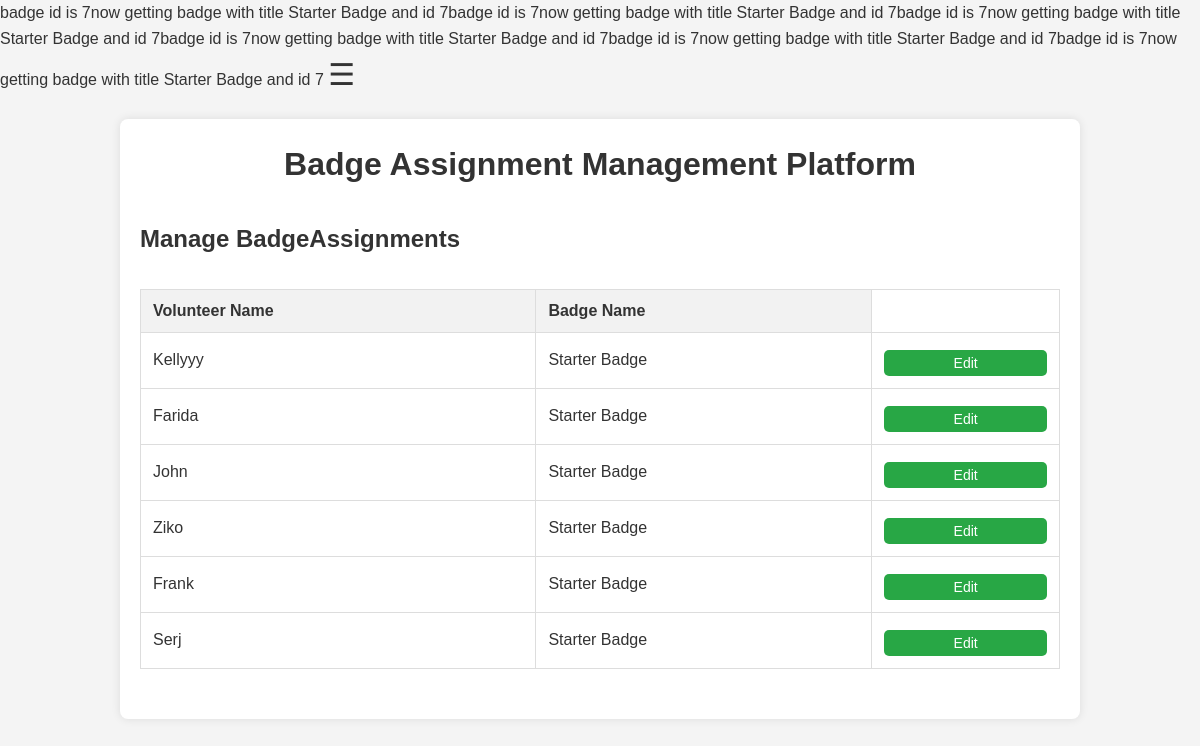
Before: /Views/BadgeAssignmentPanel.php with the older database file.
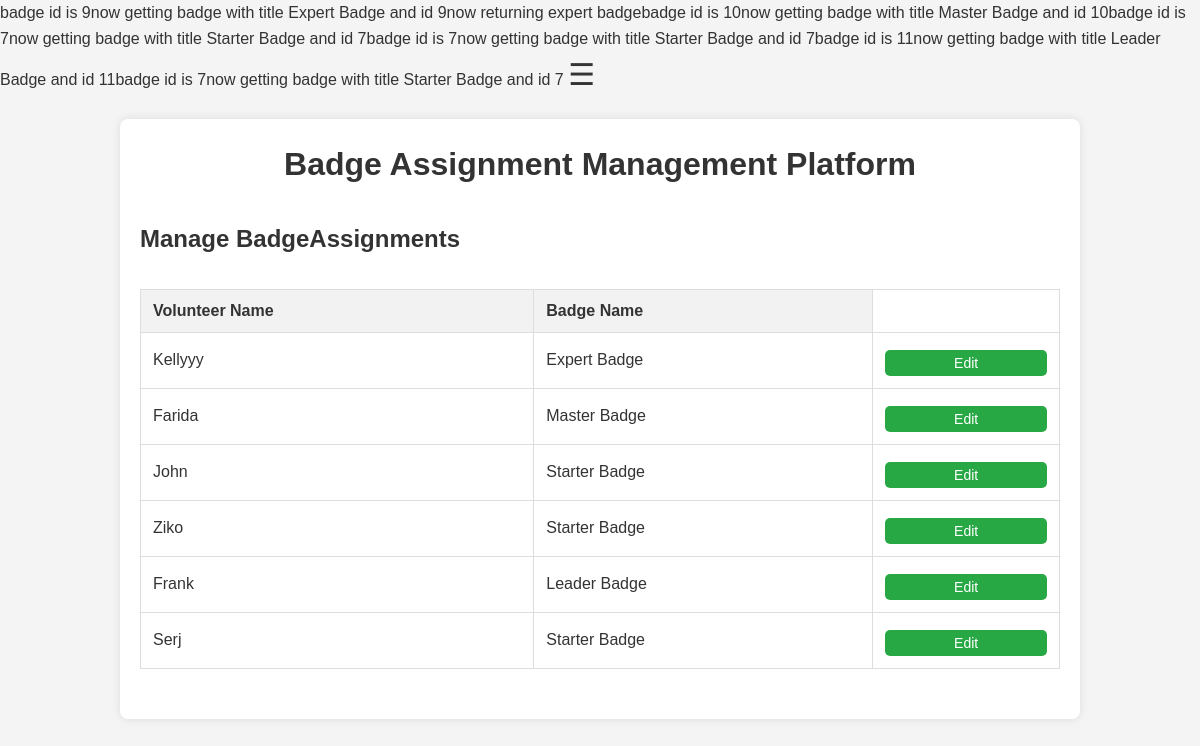
After: the same page with the newer database file.
### tables this page shows
CREATE TABLE `volunteer` (
  `VolunteerID` int NOT NULL AUTO_INCREMENT,
  `FirstName` varchar(50) NOT NULL,
  `LastName` varchar(50) NOT NULL,
  `Email` varchar(100) NOT NULL,
  `PhoneNumber` varchar(15) DEFAULT NULL,
  `DateOfBirth` date DEFAULT NULL,
  `USER_NAME` varchar(50) NOT NULL,
  `PASSWORD_HASH` varchar(100) NOT NULL,
  `LAST_LOGIN` date DEFAULT NULL,
  `ACCOUNT_CREATION_DATE` date DEFAULT NULL,
  `hours_contributed` int DEFAULT NULL,
  `NumberOfEventsAttended` int DEFAULT NULL,
  `VolunteerBadgeID` int DEFAULT NULL,
  `UserID` int DEFAULT NULL,
  PRIMARY KEY (`VolunteerID`),
  UNIQUE KEY `Email` (`Email`),
  KEY `VolunteerBadgeID` (`VolunteerBadgeID`),
  KEY `UserID` (`UserID`),
  CONSTRAINT `volunteer_ibfk_1` FOREIGN KEY (`VolunteerBadgeID`) REFERENCES `volunteerbadge` (`badge_id`),
  CONSTRAINT `volunteer_ibfk_2` FOREIGN KEY (`UserID`) REFERENCES `user` (`UserID`)
);

CREATE TABLE `volunteerbadge` (
  `badge_id` int NOT NULL AUTO_INCREMENT,
  `score` int NOT NULL,
  `title` varchar(100) NOT NULL,
  PRIMARY KEY (`badge_id`)
);

CREATE TABLE `user` (
  `UserID` int NOT NULL AUTO_INCREMENT,
  `FirstName` varchar(50) NOT NULL,
  `LastName` varchar(50) NOT NULL,
  `Email` varchar(100) NOT NULL,
  `PhoneNumber` varchar(15) DEFAULT NULL,
  `DateOfBirth` date DEFAULT NULL,
  `USER_NAME` varchar(50) NOT NULL,
  `PASSWORD_HASH` varchar(100) NOT NULL,
  `LAST_LOGIN` date DEFAULT NULL,
  `ACCOUNT_CREATION_DATE` date DEFAULT NULL,
  `UserTypeID` int DEFAULT NULL,
  PRIMARY KEY (`UserID`),
  UNIQUE KEY `Email` (`Email`),
  KEY `UserTypeID` (`UserTypeID`),
  CONSTRAINT `user_ibfk_1` FOREIGN KEY (`UserTypeID`) REFERENCES `usertype` (`UserTypeID`)
);

### Models/Database.php (called while the page is built, shortened)
<?php
class Database {
    protected $conn;
    private static $instance;
    public function __construct() {
        $this->conn = new mysqli('localhost', 'root', 'Deda2782002!', 'VolunteerManagementSystem');
    }
    public static function getInstance() {
        if (!self::$instance) {
            self::$instance = new Database();
        }
        return self::$instance;
    }
    public function getConnection() {
        return $this->conn;
    }
}
?>

### Controllers/VolunteerController.php (called while the page is built, shortened)
<?php
require_once '../Models/VolunteerModel.php';
class VolunteerController {
    public function get_all_Volunteers() {
        return Volunteer::getAllVolunteers();
    }
    public function getBadgeIdByName($badge_name) {
        return VolunteerBadge::getBadgeIdByName($badge_name);
    }
}
?>

### Models/UserModel.php (called while the page is built, shortened)
<?php
require_once 'Database.php';
require_once 'volunteerModel.php';
class User {
    private $conn;
    public $UserID;
    public function __construct($id = null) {
        $this->conn = Database::getInstance()->getConnection();
        $this->table_name = "User";
        if ($this->conn && !empty($id)) {
            $query = "SELECT * FROM " . $this->table_name . " WHERE UserID = ? LIMIT 1";
            $stmt = $this->conn->prepare($query);
            $stmt->bind_param("i", $id);
            $stmt->execute();
            $result = $stmt->get_result();
            if ($row = $result->fetch_assoc()) {
                $this->UserID = $row['UserID'];
                $this->UserType = $this->getUserType();
                $this->Privileges = $this->getPrivileges();
            } else {
                echo "User not found.";
                return;
            }
        }
    }
    public function getUserType() {
        $query = "SELECT UserTypeID FROM User WHERE UserID = ?";
        $stmt = $this->conn->prepare($query);
        $stmt->bind_param("i", $this->UserID);
        $stmt->execute();
        $result = $stmt->get_result();
        if ($row = $result->fetch_assoc()) {
            $UserTypeID = $row['UserTypeID'];
            $query = "SELECT UserType FROM UserType WHERE UserTypeID = ?";
            $stmt = $this->conn->prepare($query);
            $stmt->bind_param("i", $UserTypeID);
            $stmt->execute();
            $result = $stmt->get_result();
            if ($row = $result->fetch_assoc()) {
                return $row['UserType'];
            }
        }
        return null;
    }
    public function getPrivileges() {
        $query = "SELECT p.* FROM Privilege p
                  JOIN User_Privilege up ON p.PrivilegeID = up.USER_PrivilegeID
                  WHERE up.User_ID = ?";
        $stmt = $this->conn->prepare($query);
        $stmt->bind_param("i", $this->UserID);
        $stmt->execute();
        $result = $stmt->get_result();
        $privileges = [];
        while ($row = $result->fetch_assoc()) {
            $privilege = new Privilege();
            $privilege->PrivilegeID = $row['PrivilegeID'];
            $privilege->PrivilegeName = $row['PrivilegeName'];
            $privilege->Description = $row['Description'];
            $privilege->AccessLevel = $row['AccessLevel'];
            $privileges[] = $privilege;
        }
        return $privileges;
    }
}
?>

### Models/BadgeDecorator.php (called while the page is built, shortened)
<?php
abstract class VolunteerBadge
{
    public static function getBadgeIdByName($badge_name) {
        $conn = (Database::getInstance())->getConnection();
        $query = "SELECT badge_id FROM VolunteerBadge WHERE title = ?";
        $stmt = $conn->prepare($query);
        $stmt->bind_param('s', $badge_name);
        if ($stmt->execute()) {
            $result = $stmt->get_result();
            if ($result->num_rows > 0) {
                $row = $result->fetch_assoc();
                return $row['badge_id'];
            } else {
                return null;
            }
        } else {
            return null;
        }
    }
public static function get_all_badges() {
    $query = "SELECT * FROM VolunteerBadge";
    $conn = (Database::getInstance())->getConnection();
    $result = $conn->query($query);
    $badges = [];
    while ($row = $result->fetch_assoc()) {
        $badges[$row['badge_id']] = $row;
    }
    return $badges;
}
}
?>

### Controllers/BadgeController.php (called while the page is built, shortened)
<?php
require_once '../Models/BadgeDecorator.php';
class BadgeController {
    public function get_all_Badges() {
        return VolunteerBadge::get_all_badges();
    }
}
?>

### Views/BadgeAssignmentPanel.php (the view, shortened to what the changed rows need)
<?php
require_once '../Controllers/VolunteerController.php';
require_once '../Controllers/BadgeController.php';
$controller = new VolunteerController();
$volunteers = $controller->get_all_Volunteers();
$badgeController = new BadgeController();
$badges = $badgeController->get_all_Badges();
?>
<!DOCTYPE html>
<html lang="en">
<head>
    <link rel="stylesheet" href="./Style/style_control_panel.css">
</head>
<body>
<span class="open-btn" onclick="openNav()">&#9776;</span>
<div class="container">
    <h1>Badge Assignment Management Platform</h1>
    <h2>Manage BadgeAssignments</h2>
    <table class="crud-table">
        <thead>
            <tr>
                <th>Volunteer Name</th>
                <th>Badge Name</th>
            </tr>
        </thead>
        <tbody>
            <?php foreach ($volunteers as $volunteer) : ?>
                    <tr>
                        <td><?= $volunteer->FirstName; ?></td>
                        <td><?= $volunteer->badge->get_title(); ?></td>
                        <td>
                            <button class="button" onclick="openModal(<?=$controller->getBadgeIdByName($volunteer->badge->get_title()); ?>, '<?= $volunteer->badge->get_title(); ?>', '<?= $volunteer->FirstName; ?>','<?= $volunteer->VolunteerID; ?>')">Edit</button>
                        </td>
                    </tr>
            <?php endforeach; ?>
        </tbody>
    </table>
</div>
</body>
</html>

### Models/VolunteerModel.php (shortened to what the changed rows need)
<?php
require_once 'UserModel.php';
require_once 'BadgeDecorator.php';
require_once 'BadgeFactory.php';
class Volunteer extends User {
    public $VolunteerID;
    private $conn;
    public function __construct($id = null) {
        $this->table_name = "Volunteer";
        $this->conn = Database::getInstance()->getConnection();
        if (!$this->conn) {
            echo "Database connection error.";
            return;
        } else if (empty($id)) {
            return;
        } else {
            $sql = "SELECT * FROM $this->table_name WHERE VolunteerID = ?";
            $stmt = $this->conn->prepare($sql);
            $stmt->bind_param("i", $id);
            $stmt->execute();
            $result = $stmt->get_result();
            if ($row = $result->fetch_assoc()) {
                parent::__construct($row['UserID']);
                $this->VolunteerID = $row['VolunteerID'];
                $this->badge = $this->get_badge();
            } else {
                echo "No volunteer found with ID: $id";
            }
        }
    }
    public static function getAllVolunteers()
    {
        $sql = "SELECT * FROM Volunteer ORDER BY VolunteerID";
        $conn = Database::getInstance()->getConnection();
        $volunteerDataSet = $conn->query($sql);
        $i = 0;
        $Result = [];
        while ($row = mysqli_fetch_array($volunteerDataSet)) {
            $MyObj = new Volunteer($row["VolunteerID"]);
            $Result[$i] = $MyObj;
            $i++;
        }
        return $Result;
    }
    public function get_badge() {
        $query = "SELECT VolunteerBadgeID FROM volunteer WHERE VolunteerID = ? LIMIT 1";
        $stmt = $this->conn->prepare($query);
        $stmt->bind_param("i", $this->VolunteerID);
        $stmt->execute();
        $result = $stmt->get_result();
        $row = $result->fetch_assoc();
        $badge_id = $row['VolunteerBadgeID'] ?? null;
        echo "badge id is $badge_id";
        $query = "SELECT title FROM VolunteerBadge WHERE badge_id = ? LIMIT 1";
        $stmt = $this->conn->prepare($query);
        $stmt->bind_param("i", $badge_id);
        $stmt->execute();
        $result = $stmt->get_result();
        $row = $result->fetch_assoc();
        $badge_title = $row['title'];
        echo "now getting badge with title $badge_title and id $badge_id";
        return BadgeFactory::createBadge($badge_title, $badge_id);
    }
}
?>

### Models/BadgeFactory.php
<?php
class BadgeFactory {
    public static function createBadge($badge_name, $badge_id) {
        $baseBadge = new StarterBadgeDecorator($badge_id);
        $badge_name = strtolower($badge_name);
        if ($badge_name === 'leader badge') {
            return new LeaderBadgeDecorator(
                new MasterBadgeDecorator(
                    new ExpertBadgeDecorator(
                        new AdvancedBadgeDecorator($baseBadge)
                    )
                )
            );
                } elseif ($badge_name === 'master badge') {
            return new MasterBadgeDecorator(
                new ExpertBadgeDecorator(
                    new AdvancedBadgeDecorator($baseBadge)
                )
            );
        } elseif ($badge_name === 'expert badge') {
            echo "now returning expert badge";
            return new ExpertBadgeDecorator(
                new AdvancedBadgeDecorator($baseBadge)
            );
        } elseif ($badge_name === 'advanced badge') {
            return new AdvancedBadgeDecorator($baseBadge);
        } elseif ($badge_name === 'starter badge') {
            return $baseBadge;
        } else {
            echo "No valid badge found for the name: " . $badge_name;
            return null;
        }
    }
}
?>

Changed rows visible on the page:
changed volunteer "Kellyyy": VolunteerBadgeID "7" → "9"; VolunteerBadgeID.title "Starter Badge" → "Expert Badge"
now on this page (row unchanged): volunteerbadge: title "Expert Badge"
changed volunteer "Farida": VolunteerBadgeID "7" → "10"; VolunteerBadgeID.title "Starter Badge" → "Master Badge"
now on this page (row unchanged): volunteerbadge: title "Master Badge"
computed for volunteerbadge: title "Starter Badge Starter Badge Starter Badge Starter Badge Starter Badge Starter Badge" → "Starter Badge Starter Badge Starter Badge"
changed volunteer "Frank": VolunteerBadgeID "7" → "11"; VolunteerBadgeID.title "Starter Badge" → "Leader Badge"
now on this page (row unchanged): volunteerbadge: title "Leader Badge"
Other visible differences:
text now shown: "now returning expert badge"
